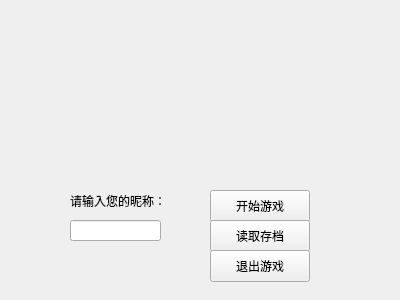
<?xml version="1.0" encoding="UTF-8"?>
<ui version="4.0">
 <class>start</class>
 <widget class="QWidget" name="start">
  <property name="geometry">
   <rect>
    <x>0</x>
    <y>0</y>
    <width>400</width>
    <height>300</height>
   </rect>
  </property>
  <property name="windowTitle">
   <string>let‘s begin！</string>
  </property>
  <widget class="QPushButton" name="startGame">
   <property name="geometry">
    <rect>
     <x>210</x>
     <y>190</y>
     <width>100</width>
     <height>32</height>
    </rect>
   </property>
   <property name="text">
    <string>开始游戏</string>
   </property>
  </widget>
  <widget class="QPushButton" name="readRecord">
   <property name="geometry">
    <rect>
     <x>210</x>
     <y>220</y>
     <width>100</width>
     <height>32</height>
    </rect>
   </property>
   <property name="text">
    <string>读取存档</string>
   </property>
  </widget>
  <widget class="QPushButton" name="quitGame">
   <property name="geometry">
    <rect>
     <x>210</x>
     <y>250</y>
     <width>100</width>
     <height>32</height>
    </rect>
   </property>
   <property name="text">
    <string>退出游戏</string>
   </property>
  </widget>
  <widget class="QLineEdit" name="nameLineEdit">
   <property name="geometry">
    <rect>
     <x>70</x>
     <y>220</y>
     <width>91</width>
     <height>21</height>
    </rect>
   </property>
  </widget>
  <widget class="QLabel" name="label">
   <property name="geometry">
    <rect>
     <x>70</x>
     <y>190</y>
     <width>111</width>
     <height>21</height>
    </rect>
   </property>
   <property name="text">
    <string>请输入您的昵称：</string>
   </property>
  </widget>
 </widget>
 <resources/>
 <connections/>
</ui>
